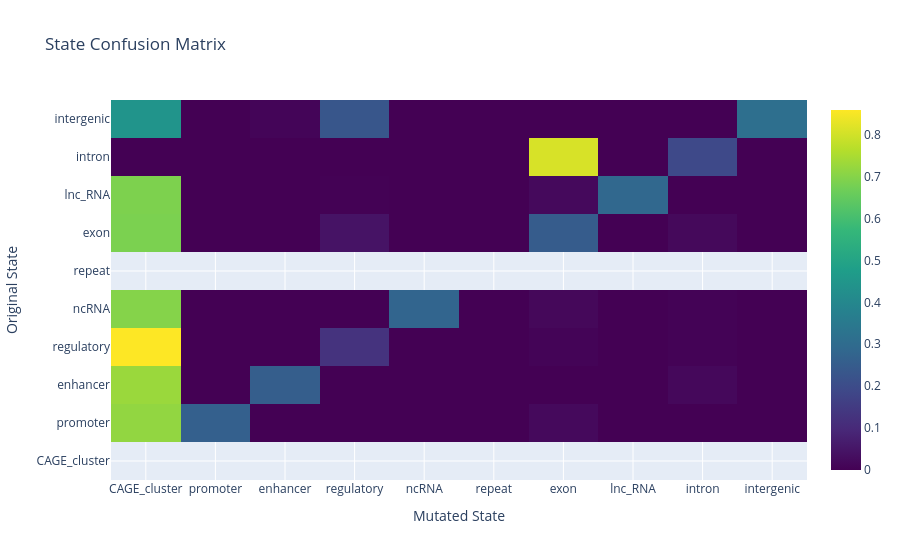

The code cell stored with this chart in its notebook:
### Code cell
# build confusion matrix
state_names = list(L.state_dict.keys())
n_states = len(state_names)
confusion = np.zeros((n_states, n_states))
counts = np.zeros((n_states, n_states))

for f in files:
    idx = get_idx(f.name)
    entry = L.get_idx(idx)
    original_states_arr = np.array(entry["states"])
    
    df = pl.read_parquet(f)
    state_arrays = np.array(df["states"].to_list())
    
    for pos in range(len(original_states_arr)):
        orig = original_states_arr[pos]
        for row in state_arrays:
            counts[orig, row[pos]] += 1

confusion = counts / counts.sum(axis=1, keepdims=True)

fig = go.Figure(go.Heatmap(
    z=confusion,
    x=state_names,
    y=state_names,
    colorscale="Viridis",
    text=np.round(confusion, 2),
    hovertemplate="From: %{y}<br>To: %{x}<br>Fraction: %{z:.2f}<extra></extra>",
))

fig.update_layout(
    title="State Confusion Matrix",
    xaxis_title="Mutated State",
    yaxis_title="Original State",
)
fig.show()

### Figure 1 — Plotly figure (JSON) as saved in the notebook; plotly's stock layout.template omitted (floating-point values rounded to 4 significant figures)
{"data": [{"colorscale": [[0, "#440154"], [0.1111, "#482878"], [0.2222, "#3e4989"], [0.3333, "#31688e"], [0.4444, "#26828e"], [0.5556, "#1f9e89"], [0.6667, "#35b779"], [0.7778, "#6ece58"], [0.8889, "#b5de2b"], [1, "#fde725"]], "hovertemplate": "From: %{y}<br>To: %{x}<br>Fraction: %{z:.2f}<extra></extra>", "text": [[NaN, NaN, NaN, NaN, NaN, NaN, NaN, NaN, NaN, NaN], [0.72, 0.26, 0.0, 0.0, 0.0, 0.0, 0.02, 0.0, 0.0, 0.0], [0.73, 0.0, 0.25, 0.0, 0.0, 0.0, 0.0, 0.0, 0.02, 0.0], [0.86, 0.0, 0.0, 0.13, 0.0, 0.0, 0.01, 0.0, 0.0, 0.0], [0.7, 0.0, 0.0, 0.0, 0.28, 0.0, 0.02, 0.0, 0.01, 0.0], [NaN, NaN, NaN, NaN, NaN, NaN, NaN, NaN, NaN, NaN], [0.69, 0.0, 0.0, 0.05, 0.0, 0.0, 0.25, 0.0, 0.02, 0.0], [0.69, 0.0, 0.0, 0.0, 0.0, 0.0, 0.02, 0.29, 0.0, 0.0], [0.0, 0.0, 0.0, 0.0, 0.0, 0.0, 0.81, 0.0, 0.19, 0.0], [0.44, 0.0, 0.01, 0.23, 0.0, 0.0, 0.0, 0.0, 0.0, 0.31]], "type": "heatmap", "x": ["CAGE_cluster", "promoter", "enhancer", "regulatory", "ncRNA", "repeat", "exon", "lnc_RNA", "intron", "intergenic"], "y": ["CAGE_cluster", "promoter", "enhancer", "regulatory", "ncRNA", "repeat", "exon", "lnc_RNA", "intron", "intergenic"], "z": [[NaN, NaN, NaN, NaN, NaN, NaN, NaN, NaN, NaN, NaN], [0.7158, 0.2625, 0.0, 0.0002395, 0.0, 0.000436, 0.02021, 0.0002691, 0.0005194, 0.0], [0.7266, 0.0, 0.2549, 0.0, 0.0001024, 0.0, 0.0005321, 0.0, 0.01757, 0.0002873], [0.8588, 0.0003687, 0.0, 0.1282, 0.0003292, 0.0004575, 0.007215, 0.0003292, 0.004325, 0.0], [0.6985, 0.0, 0.0, 0.0003564, 0.2773, 0.001091, 0.0167, 2.138e-05, 0.005121, 0.0008696], [NaN, NaN, NaN, NaN, NaN, NaN, NaN, NaN, NaN, NaN], [0.685, 0.0001736, 0.0002778, 0.04503, 9.384e-05, 0.0006954, 0.2497, 0.0004392, 0.01851, 7.508e-05], [0.6887, 0.0002458, 0.000145, 0.001457, 0.0002286, 0.0007692, 0.02076, 0.2877, 0.0, 0.0], [0.0, 0.0, 0.0002652, 0.0002004, 0.0, 0.0, 0.8089, 0.0, 0.1906, 0.0], [0.4441, 0.0001867, 0.01055, 0.2316, 0.0003585, 0.0, 0.0002502, 0.0, 0.0, 0.313]]}], "layout": {"title": {"text": "State Confusion Matrix"}, "xaxis": {"title": {"text": "Mutated State"}}, "yaxis": {"title": {"text": "Original State"}}}}
